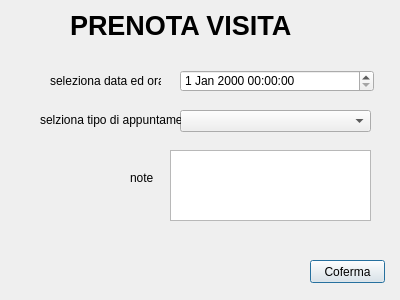
<?xml version="1.0" encoding="UTF-8"?>
<ui version="4.0">
 <class>dialog</class>
 <widget class="QDialog" name="dialog">
  <property name="geometry">
   <rect>
    <x>0</x>
    <y>0</y>
    <width>400</width>
    <height>300</height>
   </rect>
  </property>
  <property name="windowTitle">
   <string>Dialog</string>
  </property>
  <property name="toolTip">
   <string>dssss</string>
  </property>
  <widget class="QDateTimeEdit" name="dateTimeEdit">
   <property name="geometry">
    <rect>
     <x>180</x>
     <y>70</y>
     <width>194</width>
     <height>22</height>
    </rect>
   </property>
  </widget>
  <widget class="QTextBrowser" name="textBrowser">
   <property name="geometry">
    <rect>
     <x>170</x>
     <y>150</y>
     <width>201</width>
     <height>71</height>
    </rect>
   </property>
  </widget>
  <widget class="QComboBox" name="comboBox_2">
   <property name="geometry">
    <rect>
     <x>180</x>
     <y>110</y>
     <width>191</width>
     <height>22</height>
    </rect>
   </property>
  </widget>
  <widget class="QLabel" name="label">
   <property name="geometry">
    <rect>
     <x>50</x>
     <y>70</y>
     <width>111</width>
     <height>21</height>
    </rect>
   </property>
   <property name="text">
    <string>seleziona data ed ora</string>
   </property>
  </widget>
  <widget class="QLabel" name="label_2">
   <property name="geometry">
    <rect>
     <x>80</x>
     <y>110</y>
     <width>47</width>
     <height>13</height>
    </rect>
   </property>
   <property name="text">
    <string/>
   </property>
  </widget>
  <widget class="QLabel" name="label_3">
   <property name="geometry">
    <rect>
     <x>40</x>
     <y>110</y>
     <width>141</width>
     <height>20</height>
    </rect>
   </property>
   <property name="text">
    <string>selziona tipo di appuntameto</string>
   </property>
  </widget>
  <widget class="QLabel" name="label_4">
   <property name="geometry">
    <rect>
     <x>130</x>
     <y>170</y>
     <width>31</width>
     <height>16</height>
    </rect>
   </property>
   <property name="text">
    <string>note</string>
   </property>
  </widget>
  <widget class="QPushButton" name="pushButton">
   <property name="geometry">
    <rect>
     <x>310</x>
     <y>260</y>
     <width>75</width>
     <height>23</height>
    </rect>
   </property>
   <property name="text">
    <string>Coferma</string>
   </property>
  </widget>
  <widget class="QLabel" name="label_5">
   <property name="geometry">
    <rect>
     <x>70</x>
     <y>10</y>
     <width>251</width>
     <height>31</height>
    </rect>
   </property>
   <property name="font">
    <font>
     <pointsize>20</pointsize>
     <weight>75</weight>
     <bold>true</bold>
    </font>
   </property>
   <property name="text">
    <string>PRENOTA VISITA</string>
   </property>
  </widget>
 </widget>
 <tabstops>
  <tabstop>dateTimeEdit</tabstop>
  <tabstop>comboBox_2</tabstop>
  <tabstop>textBrowser</tabstop>
 </tabstops>
 <resources/>
 <connections/>
</ui>
